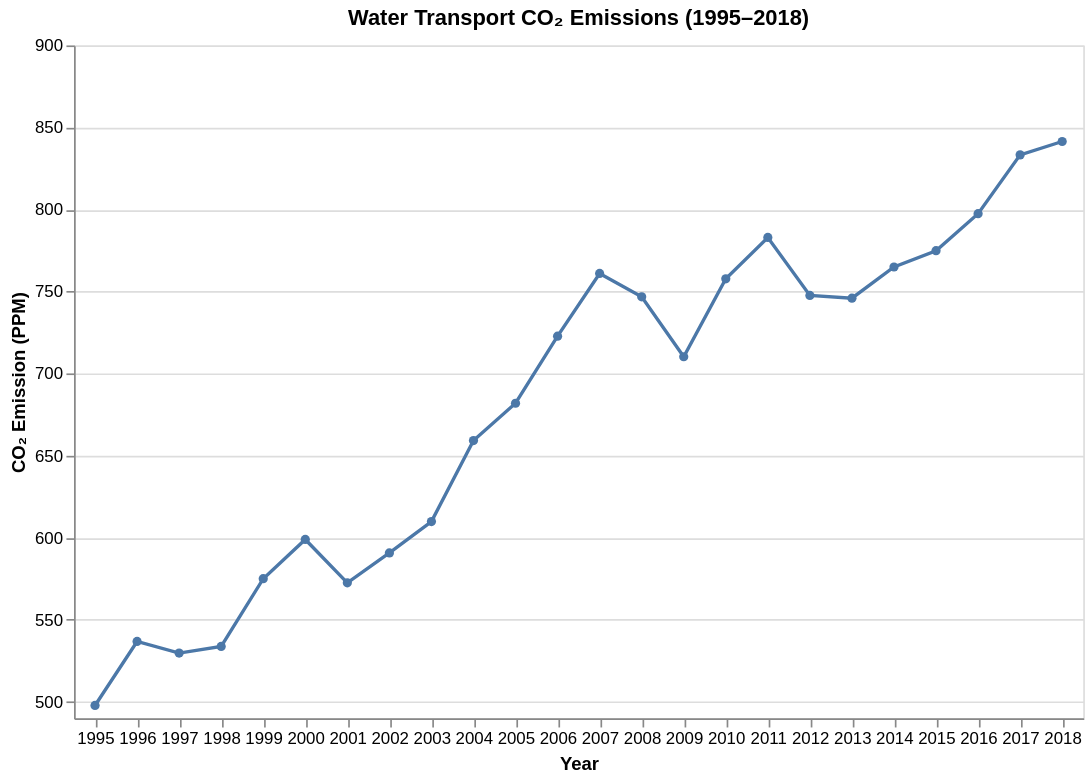

The cell this chart's notebook holds for it:
### Code cell
# Plot emission (ppm) due to water transport per year
emission_df = water_transport_df.iloc[1:]

emission_df = emission_df.melt(
    var_name='Year',
    value_name='emission'
)
emission_df['Year'] = emission_df['Year'].astype(int)
alt.Chart(emission_df).mark_line(point=True).encode(
    x=alt.X('Year:O', title='Year', axis=alt.Axis(labelAngle=0)),
    y=alt.Y('emission:Q',
            title='CO₂ Emission (PPM)',
            scale=alt.Scale(domain=[490, 900])),
    tooltip=['Year', 'emission']
).properties(
    title='Water Transport CO₂ Emissions (1995–2018)',
    width=600,
    height=400
).interactive()

### Figure 1 — Vega-Lite specification as saved in the notebook (floating-point values rounded to 4 significant figures)
{"config": {"view": {"continuousWidth": 300, "continuousHeight": 300}}, "data": {"name": "data-9bded75cdf967751537fa1ac51741837"}, "mark": {"type": "line", "point": true}, "encoding": {"tooltip": [{"field": "Year", "type": "quantitative"}, {"field": "emission", "type": "quantitative"}], "x": {"axis": {"labelAngle": 0}, "field": "Year", "title": "Year", "type": "ordinal"}, "y": {"field": "emission", "scale": {"domain": [490, 900]}, "title": "CO₂ Emission (PPM)", "type": "quantitative"}}, "height": 400, "params": [{"name": "param_1", "select": {"type": "interval", "encodings": ["x", "y"]}, "bind": "scales"}], "title": "Water Transport CO₂ Emissions (1995–2018)", "width": 600, "$schema": "https://vega.github.io/schema/vega-lite/v5.20.1.json", "datasets": {"data-9bded75cdf967751537fa1ac51741837": [{"Year": 1995, "emission": 497.8}, {"Year": 1996, "emission": 536.8}, {"Year": 1997, "emission": 529.7}, {"Year": 1998, "emission": 533.8}, {"Year": 1999, "emission": 575.0}, {"Year": 2000, "emission": 598.9}, {"Year": 2001, "emission": 572.5}, {"Year": 2002, "emission": 590.7}, {"Year": 2003, "emission": 609.8}, {"Year": 2004, "emission": 659.2}, {"Year": 2005, "emission": 681.9}, {"Year": 2006, "emission": 722.8}, {"Year": 2007, "emission": 761.0}, {"Year": 2008, "emission": 746.8}, {"Year": 2009, "emission": 710.3}, {"Year": 2010, "emission": 757.8}, {"Year": 2011, "emission": 783.0}, {"Year": 2012, "emission": 747.6}, {"Year": 2013, "emission": 746.0}, {"Year": 2014, "emission": 765.0}, {"Year": 2015, "emission": 774.9}, {"Year": 2016, "emission": 797.5}, {"Year": 2017, "emission": 833.3}, {"Year": 2018, "emission": 841.4}]}}
